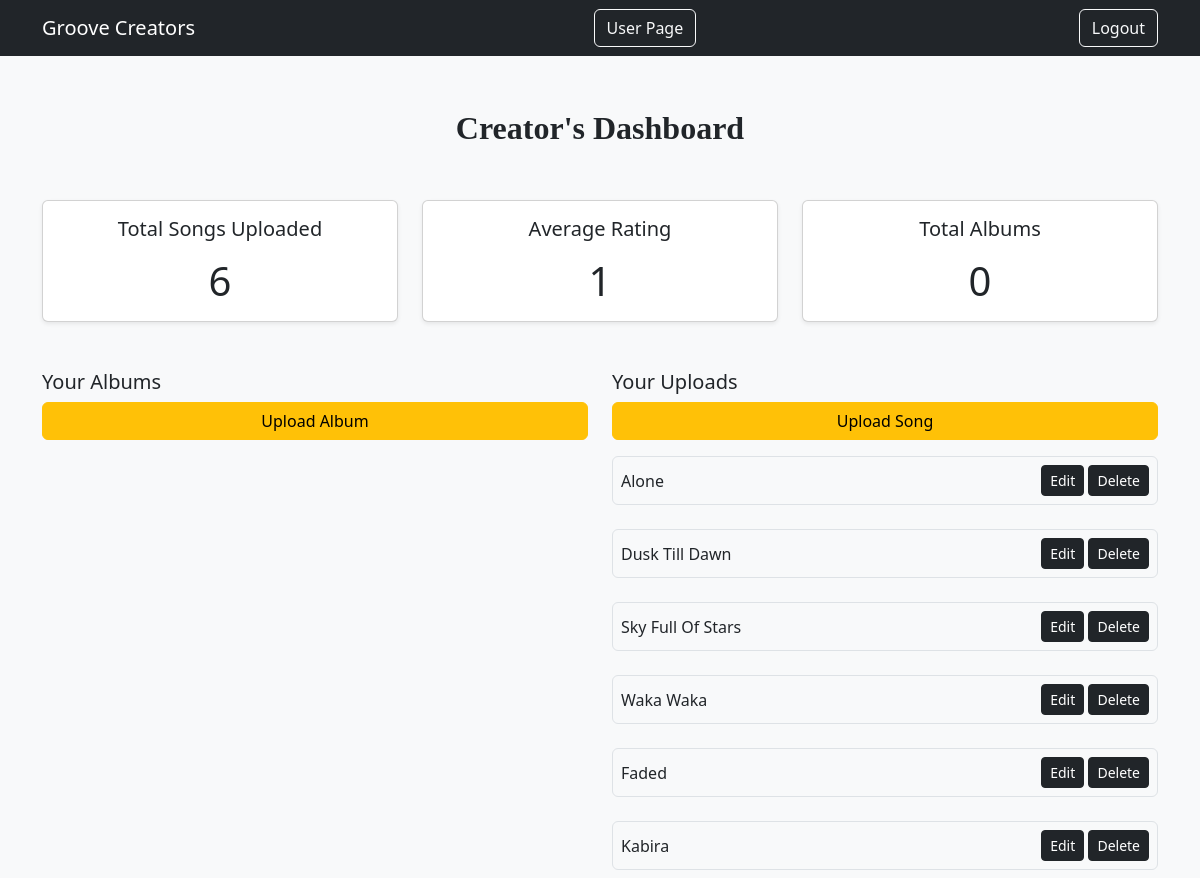
Before: /creator_home (signed in) with the older database file.
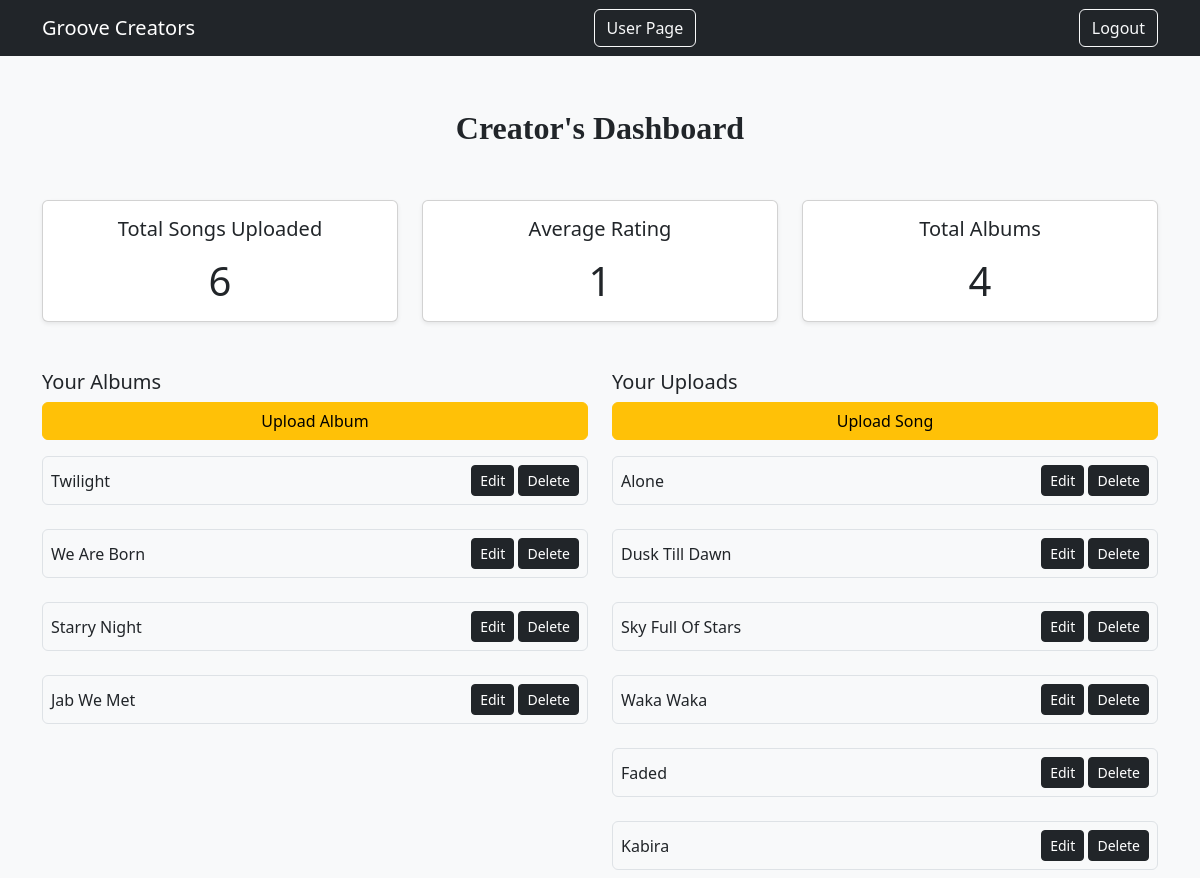
After: the same page with the newer database file.
### groove/models.py (models this page shows, shortened)
class Song(db.Model):
    __tablename__ = 'song'
    id = db.Column(db.Integer, primary_key=True)
    name = db.Column(db.String(255), nullable=False)
    creator = db.Column(db.Integer, nullable=False)
    lyrics = db.Column(db.Text, nullable=True)
    duration = db.Column(db.Float, nullable=False, default=3.12)
    date_uploaded = db.Column(db.Date, nullable=False)
    album_id = db.Column(db.Integer, db.ForeignKey('album.id'), nullable=True)
    genre_id = db.Column(db.Integer, db.ForeignKey('genre.id'), nullable=False)
    artist = db.Column(db.String(255), nullable=False)
    rating = db.relationship('SongRating', backref='song', lazy=True)
    times_played = db.Column(db.Integer, default=0, nullable=False)
    flag = db.Column(db.Boolean, default=0)

class Album(db.Model):
    __tablename__ = 'album'
    id = db.Column(db.Integer, primary_key=True)
    name = db.Column(db.String(255), nullable=False)
    release_date = db.Column(db.Date, nullable=False)
    creator = db.Column(db.Integer, nullable=False)
    artist = db.Column(db.String(255), nullable=False)
    songs = db.relationship('Song', backref='album', lazy=True)
    flag = db.Column(db.Boolean, default=0)

### groove/routes.py (the view)
@app.route('/creator_home')
def creator_home_page():
    if 'id' in session:
        creator = session['id']
    else:
        flash('Login to continue')
        return redirect(url_for('login_page'))
    return render_template('creator_home.html',
                           total_songs_uploaded=len(Song.query.filter(Song.creator == creator).all()),
                           average_rating=1,
                           total_albums=len(Album.query.filter(Album.creator == creator).all()),
                           songs=Song.query.filter(Song.creator == creator, Song.flag == 0).all(),
                           albums=Album.query.filter(Album.creator == creator).all())

### groove/templates/creator_home.html (shortened to what this page needs)
<!DOCTYPE html>
<html lang="en">
<head>
    <link href="https://cdn.jsdelivr.net/npm/bootstrap@5.3.2/dist/css/bootstrap.min.css" rel="stylesheet">
</head>
<body class="bg-light">
     <nav class="navbar navbar-expand-lg navbar-dark bg-dark">
         <div class="container">
             <a class="navbar-brand" href="{{ url_for('user_home_page') }}">Groove Creators</a>
             <a class="btn btn-outline-light ms-2" href="{{ url_for('user_home_page') }}">User Page</a>
             <div>
                <a class="btn btn-outline-light ms-2" href="{{ url_for('logout') }}">Logout</a>
             </div>
         </div>
    </nav>
    <div class="container">
        <div class="my-5 text-center fs-2 fw-bold" style="font-family: 'Trebuchet MS'">
            Creator's Dashboard
        </div>
        <div class="row g-4">
            <div class="col-md-4 mb-5">
                <div class="card shadow-sm text-center">
                    <div class="card-body">
                        <h5>Total Songs Uploaded</h5>
                        <h1 class="card-subtitle mt-3">{{ total_songs_uploaded }}</h1>
                    </div>
                </div>
            </div>
            <div class="col-md-4 mb-5">
                <div class="card shadow-sm text-center">
                    <div class="card-body">
                        <h5>Average Rating</h5>
                        <h1 class="card-subtitle mt-3">{{ average_rating }}</h1>
                    </div>
                </div>
            </div>
            <div class="col-md-4 mb-5">
                <div class="card shadow-sm text-center">
                    <div class="card-body">
                        <h5>Total Albums</h5>
                        <h1 class="card-subtitle mt-3">{{ total_albums }}</h1>
                    </div>
                </div>
            </div>
        </div>
        <div class="row g-4">
            <div class="col-md-6">
                <h5>Your Albums</h5>
                <div class="d-grid gap-2">
                    <button type="button" class="btn btn-warning" data-bs-toggle="modal" data-bs-target="#uploadAlbumModal">Upload Album</button>
                    {% for album in albums %}
                    <div class="d-flex justify-content-between align-items-center border rounded p-2 my-2">
                        <span>{{ album.name }}</span>
                        <div>
                            <button class="btn btn-dark btn-sm" type="button" data-bs-toggle="modal" data-bs-target="#editAlbumModal{{ album.id }}">Edit</button>
                            <a class="btn btn-dark btn-sm" href="{{ url_for('delete_album_post', album_id=album.id) }}">Delete</a>
                        </div>
                    </div>
                    {% endfor %}
                </div>
            </div>
        <div class="col-md-6">
            <h5>Your Uploads</h5>
            <div class="d-grid gap-2">
                <button type="button" class="btn btn-warning" data-bs-toggle="modal" data-bs-target="#uploadSongModal">Upload Song</button>
                {% for song in songs %}
                <div class="d-flex justify-content-between align-items-center border rounded p-2 my-2">
                    <span>{{ song.name }}</span>
                    <div>
                        <button class="btn btn-dark btn-sm" type="button" data-bs-toggle="modal" data-bs-target="#editSongModal{{ song.id }}">Edit</button>
                        <a class="btn btn-dark btn-sm" href="{{ url_for('delete_song_post', song_id=song.id) }}">Delete</a>
                    </div>
                </div>
                {% endfor %}
            </div>
        </div>
        </div>
    </div>
</body>
</html>

Changed rows visible on the page:
added Album: name "Twilight"
added Album: name "We Are Born"
added Album: name "Starry Night"
added Album: name "Jab We Met"
Other visible differences:
{{ total_albums }}: "0" → "4"
